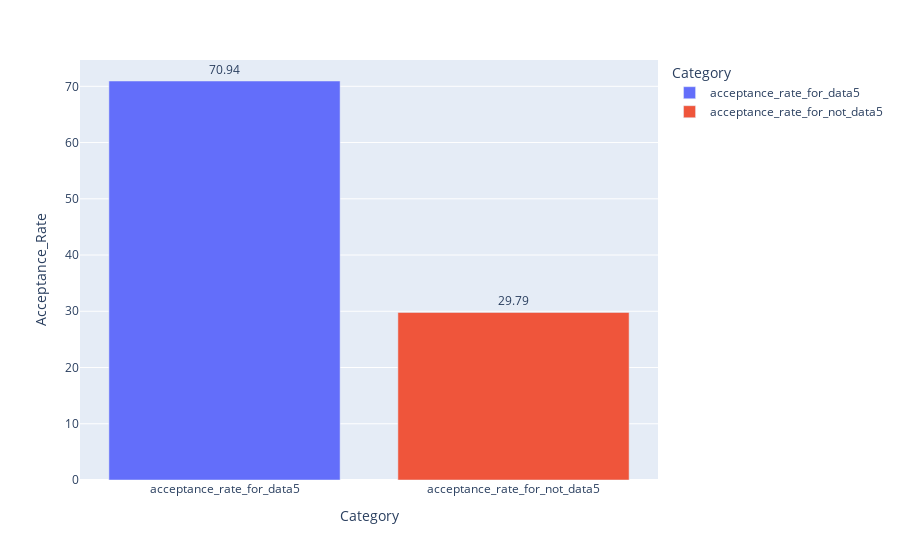

Notebook cell for this chart:
### Code cell
fig = px.bar(acceptance_df, x='Category', y='Acceptance_Rate', color='Category',text='Acceptance_Rate')

fig.update_traces(textposition='outside',texttemplate='%{text:.2f}')  
fig.show()

### Figure 1 — Plotly figure (JSON) as saved in the notebook; plotly's stock layout.template omitted (floating-point values rounded to 4 significant figures)
{"data": [{"hovertemplate": "Category=%{x}<br>Acceptance_Rate=%{text}<extra></extra>", "legendgroup": "acceptance_rate_for_data5", "marker": {"color": "#636efa", "pattern": {"shape": ""}}, "name": "acceptance_rate_for_data5", "orientation": "v", "showlegend": true, "text": [70.94], "textposition": "outside", "texttemplate": "%{text:.2f}", "type": "bar", "x": ["acceptance_rate_for_data5"], "xaxis": "x", "y": [70.94], "yaxis": "y"}, {"hovertemplate": "Category=%{x}<br>Acceptance_Rate=%{text}<extra></extra>", "legendgroup": "acceptance_rate_for_not_data5", "marker": {"color": "#EF553B", "pattern": {"shape": ""}}, "name": "acceptance_rate_for_not_data5", "orientation": "v", "showlegend": true, "text": [29.79], "textposition": "outside", "texttemplate": "%{text:.2f}", "type": "bar", "x": ["acceptance_rate_for_not_data5"], "xaxis": "x", "y": [29.79], "yaxis": "y"}], "layout": {"barmode": "relative", "legend": {"title": {"text": "Category"}, "tracegroupgap": 0}, "margin": {"t": 60}, "xaxis": {"anchor": "y", "categoryarray": ["acceptance_rate_for_data5", "acceptance_rate_for_not_data5"], "categoryorder": "array", "domain": [0, 1], "title": {"text": "Category"}}, "yaxis": {"anchor": "x", "domain": [0, 1], "title": {"text": "Acceptance_Rate"}}}}
